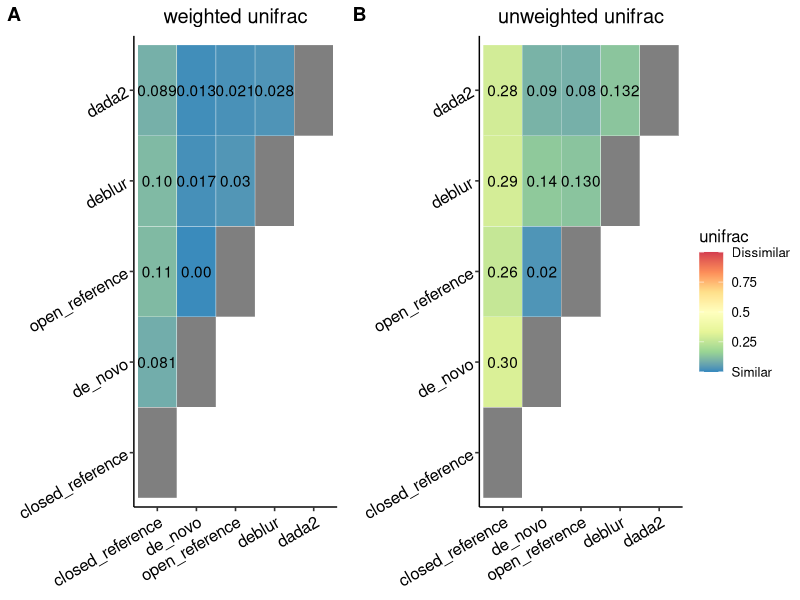

Source code (R):
#!/usr/bin/env Rscript

library(dplyr)
library(ggplot2)
library(ggpubr)

methods <- c("closed_reference", "de_novo", "open_reference", "deblur", "dada2")

tidy_up_data <- function(unifrac_data) {
    unifrac_data$method1 <- factor(unifrac_data$method1, levels=methods)
    unifrac_data$method2 <- factor(unifrac_data$method2, levels=methods)
    tidy_data <- unifrac_data %>%
        group_by(method1, method2) %>%
        select_at(c("method1", "method2", "unifrac")) %>%
        summarize_all(.funs=mean) %>%
        rowwise() %>%
        mutate(pair=sort(c(method1, method2)) %>% paste(collapse=",")) %>%
        group_by(pair) %>%
        distinct(pair, .keep_all=TRUE)
}

plot_heatmap <- function(data, title) {
    ggplot(data=data, aes(x=method1, y=method2, fill=unifrac)) +
        geom_tile(color="white") +
        geom_text(aes(label=abbreviate(unifrac))) +
        scale_fill_distiller(
            palette="Spectral",
            limits=c(0, 1),
            breaks=c(0, 0.25, 0.5, 0.75, 1),
            labels=c("Similar", 0.25, 0.5, 0.75, "Dissimilar")
        ) +
        ggtitle(title) +
        theme_pubr() +
        theme(
            plot.title=element_text(hjust=0.5),
            axis.title=element_blank(),
            axis.text.x=element_text(angle=30, hjust=1),
            axis.text.y=element_text(angle=30)
        )
}

unweighted <- read.csv("fmt_unweighted_unifrac.csv", sep=",", header=TRUE)
unweighted_tidy <- tidy_up_data(unweighted)
weighted <- read.csv("fmt_weighted_unifrac.csv", sep=",", header=TRUE)
weighted_tidy <- tidy_up_data(weighted)

weighted_plot <- plot_heatmap(weighted_tidy, "weighted unifrac")
unweighted_plot <- plot_heatmap(unweighted_tidy, "unweighted unifrac")

ggarrange(weighted_plot, unweighted_plot, nrow=1, ncol=2, labels=c("A", "B"), common.legend=TRUE, legend="right")
